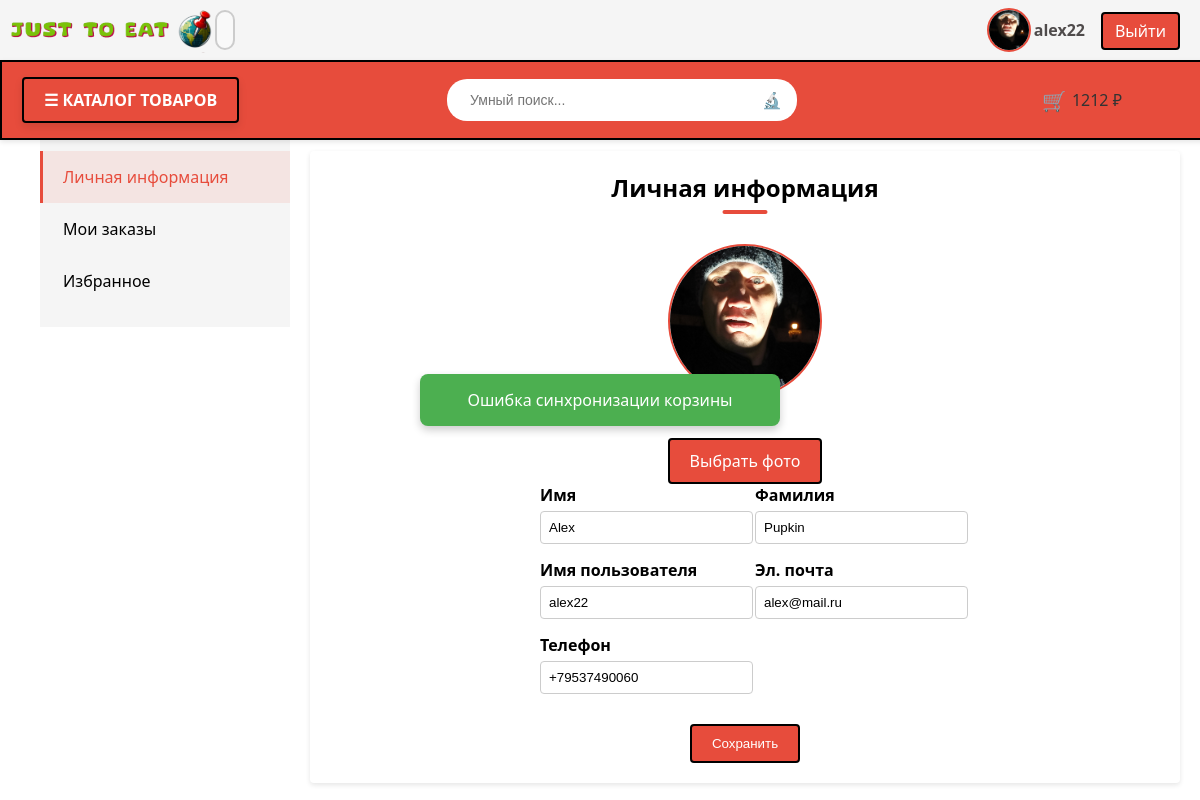
Screenshot of /users/profile (signed in) with the database file from the repository.
### users/models.py (models this page shows)
class User(AbstractUser):
    image = models.ImageField(upload_to="users_images", blank=True)
    phone = models.CharField(max_length=12, default="+7", blank=True)

### users/views.py (the view)
# urls.py: path('profile', profile, name="profile"),
def profile(request):
    if request.method == "POST":
        form = UserProfileForm(data=request.POST, instance=request.user, files=request.FILES)
        if form.is_valid():
            form.save()
            messages.success(request, "Профиль успешно обновлен!")
            return HttpResponseRedirect(reverse('users:profile'))
        else:
            logger.error(f"Ошибки в форме профиля: {form.errors}")
    else:
        form = UserProfileForm(instance=request.user)
    baskets = Basket.objects.filter(user=request.user)
    total_sum = sum(basket.sum for basket in baskets) if baskets else 0
    categories = ProductCategory.objects.all()
    orders = Order.objects.filter(user=request.user).order_by('-order_date')
    orders_by_year = {}
    for order in orders:
        year = order.order_date.year
        if year not in orders_by_year:
            orders_by_year[year] = []
        orders_by_year[year].append(order)
    context = {
        'form': form,
        'title': "Профиль",
        'baskets': baskets,
        'total_sum': total_sum,
        'categories': categories,
        'products': Product.objects.all()[:10],
        'orders_by_year': orders_by_year,
    }
    return render(request, "users/profile.html", context)

### users/forms.py
class UserProfileForm(UserChangeForm):
    first_name = forms.CharField(widget=forms.TextInput(attrs={
        'class': 'form-group',
        "required": False
    }))
    last_name = forms.CharField(widget=forms.TextInput(attrs={
        'class': 'form-group',
        "required": False
    }))
    username = forms.CharField(widget=forms.TextInput(attrs={
        'readonly': True,
        'class': 'form-group',
    }))
    email = forms.EmailField(widget=forms.EmailInput(attrs={
        'readonly': True,
        'class': 'form-group',
    }))
    phone = forms.CharField(widget=forms.TextInput(attrs={
        'class': 'form-group',
        'value': '+7',
        "required": False
    }))
    image = forms.ImageField(widget=forms.FileInput(attrs={
        'class': 'save-btn', 'id': 'photoUpload', 'hidden': True,
    }))
    class Meta:
        model = User
        fields = ('first_name', 'last_name', 'username', 'email', 'phone', 'image')

### products/models.py (called while the page is built)
    @property
    def sum(self):
        return int(self.product.price * self.quantity)

### users/templates/users/profile.html (shortened to what this page needs)
{% extends 'products/base.html' %}
{% load static %}
{% load humanize %}
{% block content %}
<link rel="stylesheet" href="{% static 'css/profile.css' %}?v=3">
<div class="content">
    <div class="profile-wrapper">
        <div class="profile-sidebar">
            <div class="profile-tab active" data-tab="personal-info">Личная информация</div>
            <div class="profile-tab" data-tab="orders">Мои заказы</div>
            <div class="profile-tab" data-tab="favorites">Избранное</div>
        </div>
        <div class="profile-content">
            <div class="tab-content active" id="personal-info">
                <h2 class="h2-text-1">Личная информация</h2>
                <div class="profile-info-container">
                    <form method="post" enctype="multipart/form-data" id="profileForm">
                        <div class="profile-photo-container">
                            {% if form.instance.image %}
                            <img src="{{ form.instance.image.url }}" alt="Profile Photo" class="profile-photo"
                                 id="profilePhoto">
                            {% else %}
                            <img src="{% static 'images/placeholder.png' %}" alt="Profile Photo" class="profile-photo"
                                 id="profilePhoto">
                            {% endif %}
                            <label for="photoUpload" class="save-btn">Выбрать фото</label>
                        </div>
                        <div class="profile-form-container">
                            <div class="form-row">
                                <div class="form-group">
                                    <label for="{{ form.first_name.id_for_label }}">Имя</label>
                                    {{ form.first_name }}
                                </div>
                                <div class="form-group">
                                    <label for="{{ form.last_name.id_for_label }}">Фамилия</label>
                                    {{ form.last_name }}
                                </div>
                            </div>
                            <div class="form-row">
                                <div class="form-group">
                                    <label for="{{ form.username.id_for_label }}">Имя пользователя</label>
                                    {{ form.username }}
                                </div>
                                <div class="form-group">
                                    <label for="{{ form.email.id_for_label }}">Эл. почта</label>
                                    {{ form.email }}
                                </div>
                            </div>
                            <div class="form-row">
                                <div class="form-group">
                                    <label for="{{ form.phone.id_for_label }}">Телефон</label>
                                    {{ form.phone }}
                                </div>
                                <div class="form-group"></div>
                            </div>
                            <button type="submit" class="save-btn">Сохранить</button>
                        </div>
                    </form>
                </div>
            </div>
        </div>
    </div>
</div>
{% endblock %}

### products/templates/products/base.html (shortened to what this page needs)
<!DOCTYPE html>
<html lang="en">
<head>
    <link rel="stylesheet" href="/static/css/base.css">
    {% load static %}
</head>
<body>
<div class="fixed-header-wrapper">
    <div class="container">
        <header>
            <a href="{% url 'index' %}" class="logo-link">
                <img src="/static/images/logo.png" alt="Logo" class="logo">
            </a>
        </header>
        <div id="metka"></div>
        <div class="output" id="output"></div>
        {% if user.is_authenticated %}
        <li class="nav-item">
            <a class="nav-link" href="{% url 'users:profile' %}" style="display: flex; align-items: center;">
                <img width="40" height="40" src="
                    {% if user.image %}
                        {{ user.image.url }}
                    {% else %}
                        {% static '/images/фото_профиля.avif' %}
                    {% endif %}"
                     class="profile-photo-mini" id="profilePhoto">
                <span style="margin-left: 5px;">{{ user.username }}</span>
            </a>
        </li>
        {% endif %}
        <a id="loginButton" class="login-btn" href="
            {% if user.is_authenticated %}
                {% url 'users:logout' %}
            {% else %}
                {% url 'users:login' %}
            {% endif %}
            ">
            {% if user.is_authenticated %}
            Выйти
            {% else %}
            Войти
            {% endif %}
        </a>
    </div>
    <div class="header">
        <div class="catalog-container">
            <button class="catalog-btn" id="catalogBtn">☰ КАТАЛОГ ТОВАРОВ</button>
        </div>
        <div class="search-container">
            <input type="text" id="search-input" class="search-input" placeholder="Умный поиск..." autocomplete="off">
            <span class="search-icon">🔬</span>
        </div>
        <div class="cart-btn">
             <a href="{% url 'products:zakaz_end' %}" class="cart-link">
                <span class="cart-icon">🛒</span>
                <span class="cart-total" id="header-cart-total">
                    {% if baskets %}
                <span id="header-total-sum">{{ total_sum }}</span> ₽
                    {% else %}
                Корзина пуста
                    {% endif %}
                </span>
             </a>
        </div>
    </div>
</div>
<main class="content">
    {% block content %} {% endblock %}
</main>
</body>
</html>

### static/css/base.css (style rules this page uses)
body { font-family: 'Segoe UI', sans-serif; margin: 0; padding: 0; }
.fixed-header-wrapper { position: fixed; top: 0; width: 100%; z-index: 1000; }
.content { margin-top: 140px; padding: 0 20px; box-sizing: border-box; margin-right: 350px; }
.container { width: 100%; padding: 10px; position: fixed; background-color: #f5f5f5; display: flex; align-items: center; z-index: 1000; }
.logo { max-width: 300px; height: auto; display: block; }
.logo-link { display: inline-block; text-decoration: none; transition: opacity 0.3s ease; }
#metka { position: relative; display: inline-block; top: 20px; left: 25px; transform: translate(-50%, -50%); width: 45px; height: 45px; background-image: url('/static/images/metka_earth.png'); background-size: contain; z-index: 1000; pointer-events: none; }
#output { position: relative; top: -3px; border: 2px solid #ccc; background-color: #f9f9f9; padding: 8px; display: inline-block; white-space: nowrap; height: 20px; overflow: hidden; margin: 18px left; border-radius: 15px; }
.header { position: fixed; width: 100%; top: 60px; background-color: #e74c3c; color: white; border: 2px solid black; padding: 15px 20px; display: flex; align-items: center; justify-content: space-between; box-shadow: 0 2px 5px rgba(0,0,0,0.1); z-index: 1000; }
.search-container { display: flex; align-items: center; background-color: white; border-radius: 20px; padding: 5px 15px; width: 700px; margin: 0 auto; position: absolute; left: 50%; transform: translateX(-50%); }
.search-input { border: none; outline: none; padding: 8px; width: 100%; font-size: 14px; }
.search-icon { margin-left: 0px; user-select: none; }
.cart-btn { position: relative; right: 100px; display: flex; align-items: center; cursor: pointer; }
.cart-icon { margin-right: 5px; font-size: 20px; cursor: pointer; }
.cart-link { color: #333; text-decoration: none; display: flex; align-items: center; cursor: pointer; transition: opacity 0.2s; }
.catalog-container { position: relative; }
.catalog-btn { background-color: #e74c3c; color: white; padding: 10px 20px; box-shadow: 0 4px 8px rgba(0,0,0,0.1); border: none; border-radius: 4px; cursor: pointer; border: 2px solid black; font-size: 16px; text-decoration: none; font-weight: bold; font-family: 'Segoe UI', sans-serif; display: flex; align-items: center; gap: 8px; }
.login-btn { top: 12px; position: fixed; right: 20px; padding: 6px 12px; background-color: #e74c3c; text-decoration: none; color: white; border: 2px solid black; border-radius: 4px; cursor: pointer; transition: background-color 0.3s; display: inline-block; z-index: 1000; }
.nav-item { position: fixed; top: 8px; right: 100px; z-index: 1000; list-style: none; margin: 0; padding: 0; display: flex; align-items: center; }
.nav-link { display: flex; align-items: center; gap: 5px; padding: 0; color: #4f4b4b; text-decoration: none; font-family: 'Segoe UI', sans-serif; font-weight: bold; transition: opacity 0.2s; }
.profile-photo-mini { width: 40px; height: 40px; border-radius: 50%; object-fit: cover; border: 2px solid #e74c3c; margin-right: -7px; vertical-align: middle; }
@media (max-width: 1200px) { .content { margin-right: 300px; } }
@media screen and (max-width: 2377px) { .logo { max-width: 280px; } }
@media screen and (max-width: 2377px) { .search-container { width: 600px; } }
@media screen and (max-width: 2113px) { .logo { max-width: 260px; } }
@media screen and (max-width: 2113px) { .search-container { width: 550px; } }
@media screen and (max-width: 1981px) { .logo { max-width: 240px; } }
@media screen and (max-width: 1981px) { .search-container { width: 500px; } }
@media screen and (max-width: 1761px) { .logo { max-width: 220px; } }
@media screen and (max-width: 1761px) { .search-container { width: 450px; } }
@media screen and (max-width: 1585px) { .logo { max-width: 200px; } }
@media screen and (max-width: 1585px) { .search-container { width: 400px; } }
@media screen and (max-width: 1441px) { .logo { max-width: 180px; } }
@media screen and (max-width: 1441px) { .search-container { width: 350px; } }
@media screen and (max-width: 1268px) { .logo { max-width: 160px; } }
@media screen and (max-width: 1268px) { .search-container { width: 320px; } }

### rows the page displays
User: image (picture), username "alex22", instance.image (picture), first_name "Alex", last_name "Pupkin", email "alex@mail.ru", phone "+79537490060"

### other values shown
{{ total_sum }} "1212"
